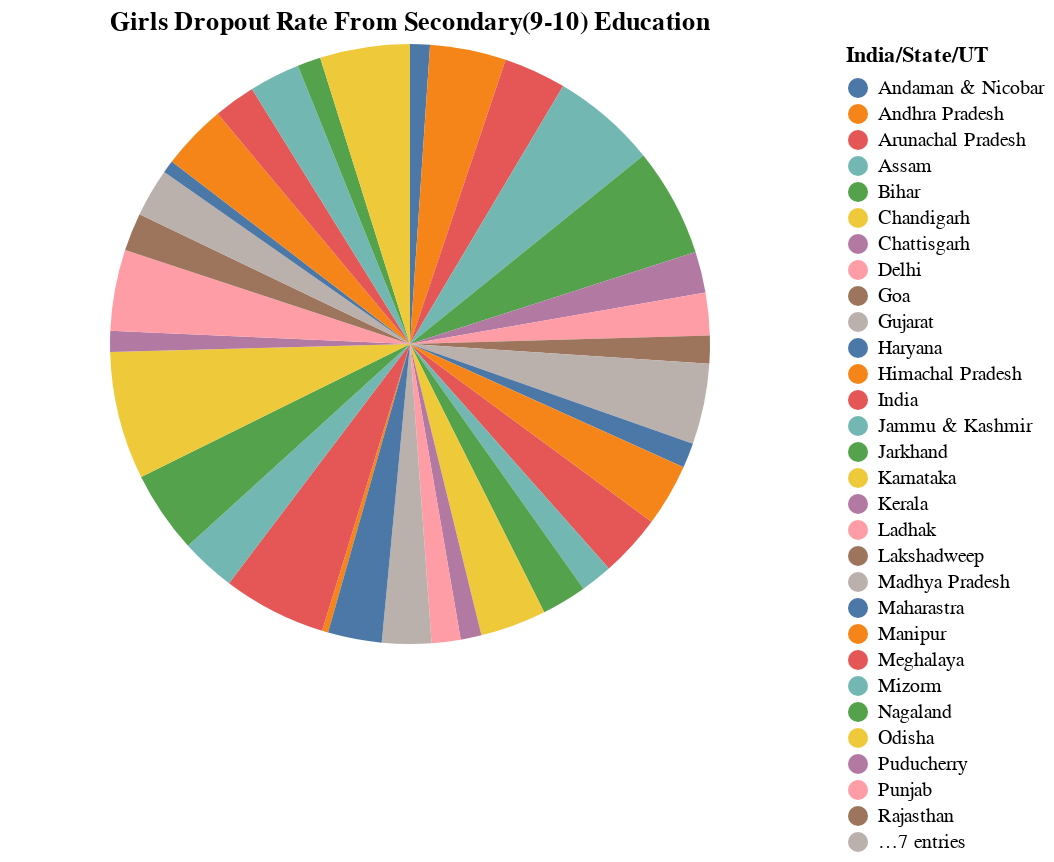

Write notebook code for a chart like this one.
### Markdown cell above
Pie chart for the Girls DropOut Rate from the Secondary School

### Code cell
import altair as alt
chart = alt.Chart(div_2).mark_arc().encode(
    theta=alt.Theta(field="Girls", type="quantitative"),
    color=alt.Color(field="India/State/UT", type="nominal"),
    tooltip=["India/State/UT", "Girls"]
).properties(
    title="Girls Dropout Rate From Secondary(9-10) Education"
)
chart

### Figure 1 — Vega-Lite specification as saved in the notebook (floating-point values rounded to 4 significant figures)
{"config": {"view": {"continuousWidth": 400, "continuousHeight": 300}}, "data": {"name": "data-89659a8245f8daec6d0c3f8ed9c1b612"}, "mark": "arc", "encoding": {"color": {"field": "India/State/UT", "type": "nominal"}, "theta": {"field": "Girls", "type": "quantitative"}, "tooltip": [{"field": "India/State/UT", "type": "nominal"}, {"field": "Girls", "type": "quantitative"}]}, "title": "Girls Dropout Rate From Secondary(9-10) Education", "$schema": "https://vega.github.io/schema/vega-lite/v4.17.0.json", "datasets": {"data-89659a8245f8daec6d0c3f8ed9c1b612": [{"India/State/UT": "India", "Boys": 13.0, "Girls": 12.3, "Total": 12.6}, {"India/State/UT": "Andaman & Nicobar", "Boys": 6.0, "Girls": 3.9, "Total": 5.0}, {"India/State/UT": "Andhra Pradesh", "Boys": 17.5, "Girls": 15.0, "Total": 16.3}, {"India/State/UT": "Arunachal Pradesh", "Boys": 11.2, "Girls": 12.3, "Total": 11.7}, {"India/State/UT": "Assam", "Boys": 19.8, "Girls": 20.7, "Total": 20.3}, {"India/State/UT": "Bihar", "Boys": 19.5, "Girls": 21.4, "Total": 20.5}, {"India/State/UT": "Chandigarh", "Boys": 0.0, "Girls": 0.0, "Total": 0.0}, {"India/State/UT": "Chattisgarh", "Boys": 11.5, "Girls": 8.1, "Total": 9.7}, {"India/State/UT": "Delhi", "Boys": 10.5, "Girls": 8.4, "Total": 9.5}, {"India/State/UT": "Goa", "Boys": 12.1, "Girls": 5.5, "Total": 9.0}, {"India/State/UT": "Gujarat", "Boys": 19.4, "Girls": 15.9, "Total": 17.9}, {"India/State/UT": "Haryana", "Boys": 6.7, "Girls": 4.9, "Total": 5.9}, {"India/State/UT": "Himachal Pradesh", "Boys": 13.0, "Girls": 12.3, "Total": 12.6}, {"India/State/UT": "Jammu & Kashmir", "Boys": 5.6, "Girls": 6.3, "Total": 6.0}, {"India/State/UT": "Jarkhand", "Boys": 9.7, "Girls": 8.9, "Total": 9.3}, {"India/State/UT": "Karnataka", "Boys": 16.2, "Girls": 13.0, "Total": 14.7}, {"India/State/UT": "Kerala", "Boys": 6.9, "Girls": 4.1, "Total": 5.5}, {"India/State/UT": "Ladhak", "Boys": 4.0, "Girls": 5.7, "Total": 4.9}, {"India/State/UT": "Lakshadweep", "Boys": 0.4, "Girls": 0.0, "Total": 0.0}, {"India/State/UT": "Madhya Pradesh", "Boys": 10.6, "Girls": 9.7, "Total": 10.1}, {"India/State/UT": "Manipur", "Boys": 1.4, "Girls": 1.2, "Total": 1.3}, {"India/State/UT": "Maharastra", "Boys": 10.8, "Girls": 10.6, "Total": 10.7}, {"India/State/UT": "Meghalaya", "Boys": 23.3, "Girls": 20.4, "Total": 21.7}, {"India/State/UT": "Mizorm", "Boys": 13.1, "Girls": 10.8, "Total": 11.9}, {"India/State/UT": "Nagaland", "Boys": 18.9, "Girls": 16.2, "Total": 17.5}, {"India/State/UT": "Odisha", "Boys": 29.2, "Girls": 25.2, "Total": 27.3}, {"India/State/UT": "Puducherry", "Boys": 8.4, "Girls": 4.1, "Total": 6.3}, {"India/State/UT": "Punjab", "Boys": 18.3, "Girls": 16.0, "Total": 17.2}, {"India/State/UT": "Rajasthan", "Boys": 7.8, "Girls": 7.5, "Total": 7.7}, {"India/State/UT": "Sikkim", "Boys": 14.6, "Girls": 9.5, "Total": 11.9}, {"India/State/UT": "Tamil Nadu", "Boys": 6.3, "Girls": 2.5, "Total": 4.5}, {"India/State/UT": "Telengana", "Boys": 14.5, "Girls": 12.9, "Total": 13.7}, {"India/State/UT": "Tripura", "Boys": 8.5, "Girls": 8.2, "Total": 8.3}, {"India/State/UT": "Uttar Pradesh", "Boys": 9.5, "Girls": 10.0, "Total": 9.7}, {"India/State/UT": "Uttarakhand", "Boys": 5.4, "Girls": 4.6, "Total": 5.0}, {"India/State/UT": "West Bengal", "Boys": 18.4, "Girls": 17.7, "Total": 18.0}]}}
